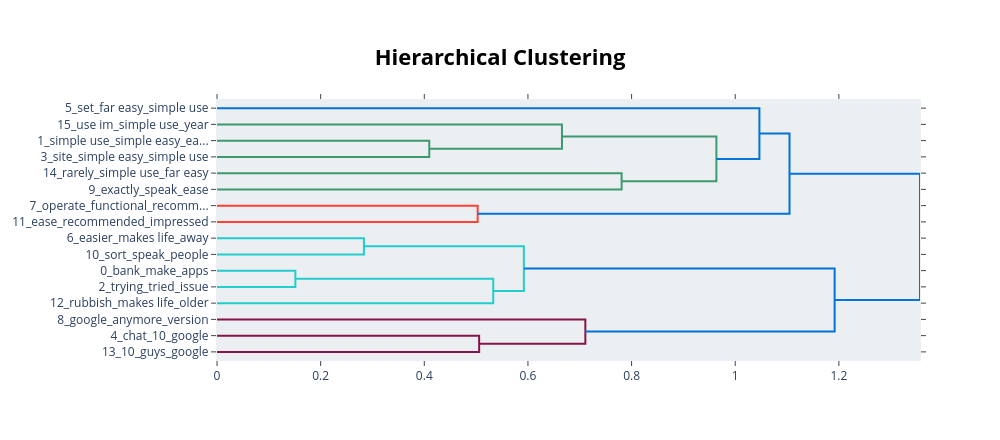

The notebook cell this image was saved under:
### Code cell
# Visualize topics as a hierarchical tree
fig = unseed_topic_model.visualize_hierarchy()
fig.show()

### Figure 1 — Plotly figure (JSON) as saved in the notebook; plotly's stock layout.template omitted (floating-point values rounded to 4 significant figures)
{"data": [{"hoverinfo": "text", "marker": {"color": "rgb(61,153,112)"}, "mode": "lines", "type": "scatter", "x": [0.0, 0.4096, 0.4096, 0.0], "xaxis": "x", "y": [-25.0, -25.0, -35.0, -35.0], "yaxis": "y"}, {"hoverinfo": "text", "marker": {"color": "rgb(61,153,112)"}, "mode": "lines", "type": "scatter", "x": [0.0, 0.6657, 0.6657, 0.4096], "xaxis": "x", "y": [-15.0, -15.0, -30.0, -30.0], "yaxis": "y"}, {"hoverinfo": "text", "marker": {"color": "rgb(61,153,112)"}, "mode": "lines", "type": "scatter", "x": [0.0, 0.7807, 0.7807, 0.0], "xaxis": "x", "y": [-45.0, -45.0, -55.0, -55.0], "yaxis": "y"}, {"hoverinfo": "text", "marker": {"color": "rgb(61,153,112)"}, "mode": "lines", "type": "scatter", "x": [0.6657, 0.9637, 0.9637, 0.7807], "xaxis": "x", "y": [-22.5, -22.5, -50.0, -50.0], "yaxis": "y"}, {"hoverinfo": "text", "marker": {"color": "rgb(0,116,217)"}, "mode": "lines", "type": "scatter", "x": [0.0, 1.047, 1.047, 0.9637], "xaxis": "x", "y": [-5.0, -5.0, -36.25, -36.25], "yaxis": "y"}, {"hoverinfo": "text", "marker": {"color": "rgb(255,65,54)"}, "mode": "lines", "type": "scatter", "x": [0.0, 0.503, 0.503, 0.0], "xaxis": "x", "y": [-65.0, -65.0, -75.0, -75.0], "yaxis": "y"}, {"hoverinfo": "text", "marker": {"color": "rgb(0,116,217)"}, "mode": "lines", "type": "scatter", "x": [1.047, 1.105, 1.105, 0.503], "xaxis": "x", "y": [-20.62, -20.62, -70.0, -70.0], "yaxis": "y"}, {"hoverinfo": "text", "marker": {"color": "rgb(35,205,205)"}, "mode": "lines", "type": "scatter", "x": [0.0, 0.2836, 0.2836, 0.0], "xaxis": "x", "y": [-85.0, -85.0, -95.0, -95.0], "yaxis": "y"}, {"hoverinfo": "text", "marker": {"color": "rgb(35,205,205)"}, "mode": "lines", "type": "scatter", "x": [0.0, 0.1512, 0.1512, 0.0], "xaxis": "x", "y": [-105.0, -105.0, -115.0, -115.0], "yaxis": "y"}, {"hoverinfo": "text", "marker": {"color": "rgb(35,205,205)"}, "mode": "lines", "type": "scatter", "x": [0.1512, 0.533, 0.533, 0.0], "xaxis": "x", "y": [-110.0, -110.0, -125.0, -125.0], "yaxis": "y"}, {"hoverinfo": "text", "marker": {"color": "rgb(35,205,205)"}, "mode": "lines", "type": "scatter", "x": [0.2836, 0.5921, 0.5921, 0.533], "xaxis": "x", "y": [-90.0, -90.0, -117.5, -117.5], "yaxis": "y"}, {"hoverinfo": "text", "marker": {"color": "rgb(133,20,75)"}, "mode": "lines", "type": "scatter", "x": [0.0, 0.5058, 0.5058, 0.0], "xaxis": "x", "y": [-145.0, -145.0, -155.0, -155.0], "yaxis": "y"}, {"hoverinfo": "text", "marker": {"color": "rgb(133,20,75)"}, "mode": "lines", "type": "scatter", "x": [0.0, 0.7108, 0.7108, 0.5058], "xaxis": "x", "y": [-135.0, -135.0, -150.0, -150.0], "yaxis": "y"}, {"hoverinfo": "text", "marker": {"color": "rgb(0,116,217)"}, "mode": "lines", "type": "scatter", "x": [0.5921, 1.192, 1.192, 0.7108], "xaxis": "x", "y": [-103.8, -103.8, -142.5, -142.5], "yaxis": "y"}, {"hoverinfo": "text", "marker": {"color": "rgb(0,116,217)"}, "mode": "lines", "type": "scatter", "x": [1.105, 1.357, 1.357, 1.192], "xaxis": "x", "y": [-45.31, -45.31, -123.1, -123.1], "yaxis": "y"}], "layout": {"autosize": false, "height": 440, "hoverlabel": {"bgcolor": "white", "font": {"family": "Rockwell", "size": 16}}, "hovermode": "closest", "plot_bgcolor": "#ECEFF1", "showlegend": false, "title": {"font": {"color": "Black", "size": 22}, "text": "<b>Hierarchical Clustering</b>", "x": 0.5, "xanchor": "center", "yanchor": "top"}, "width": 1000, "xaxis": {"mirror": "allticks", "rangemode": "tozero", "showgrid": false, "showline": true, "showticklabels": true, "ticks": "outside", "type": "linear", "zeroline": false}, "yaxis": {"mirror": "allticks", "range": [-160, 0], "rangemode": "tozero", "showgrid": false, "showline": true, "showticklabels": true, "tickmode": "array", "ticks": "outside", "ticktext": ["5_set_far easy_simple use", "15_use im_simple use_year", "1_simple use_simple easy_ea...", "3_site_simple easy_simple use", "14_rarely_simple use_far easy", "9_exactly_speak_ease", "7_operate_functional_recomm...", "11_ease_recommended_impressed", "6_easier_makes life_away", "10_sort_speak_people", "0_bank_make_apps", "2_trying_tried_issue", "12_rubbish_makes life_older", "8_google_anymore_version", "4_chat_10_google", "13_10_guys_google"], "tickvals": [-5, -15, -25, -35, -45, -55, -65, -75, -85, -95, -105, -115, -125, -135, -145, -155], "type": "linear", "zeroline": false}}}
